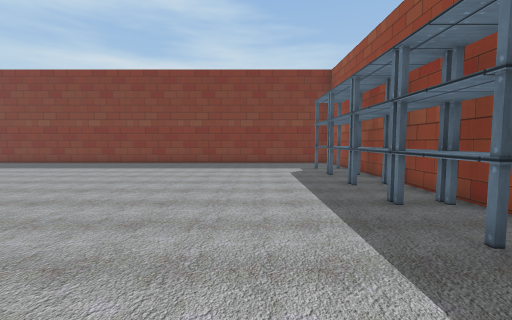
[1] (above)

13 first-person views from a walk through a 3-D level made in the Unity game engine. The camera is 1.2 m above the floor, tilts 4° down and sees 90° across. The floor is counted in squares, 1 m on a side. Each view is taken from the middle of a square. On the plan, view 1 faces up. The plan holds only what a view shows up to about 12 squares ahead; the rest is blank. The player character is not drawn. Some surface patterns are stand-ins.

[2]
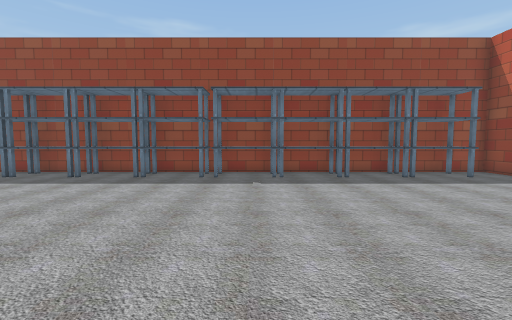

[3]
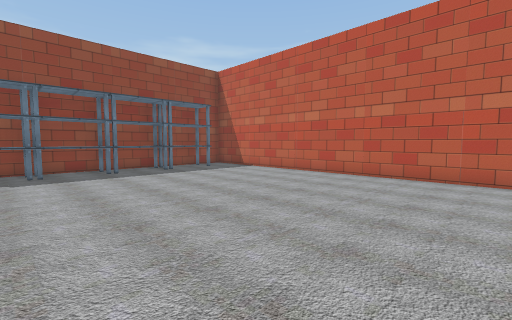

[4]
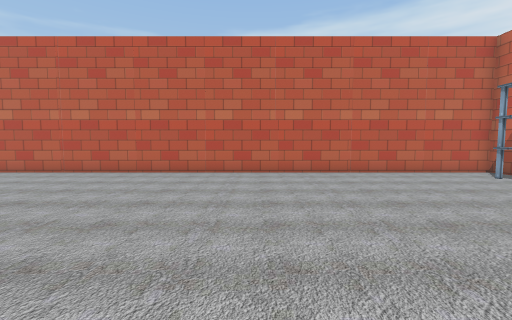

[5]
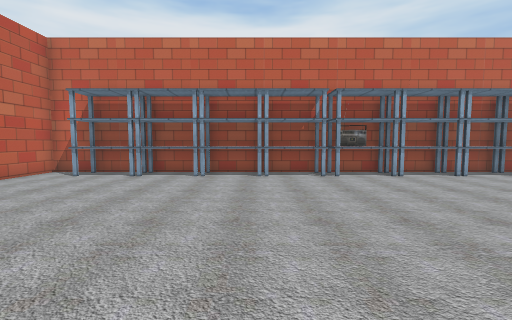

[6]
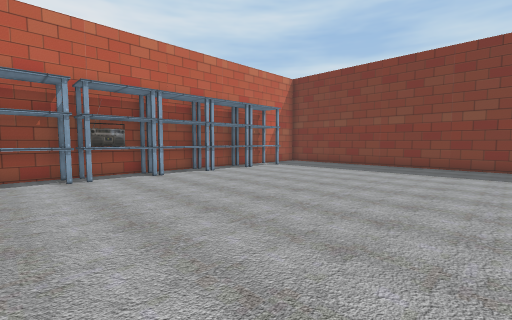

[7]
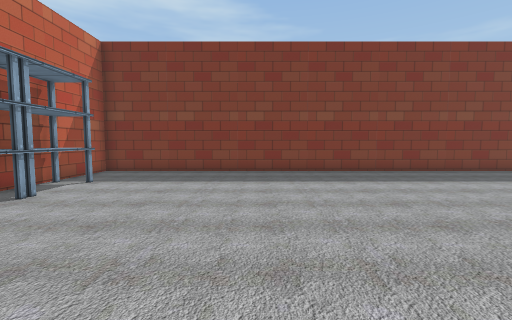

[8]
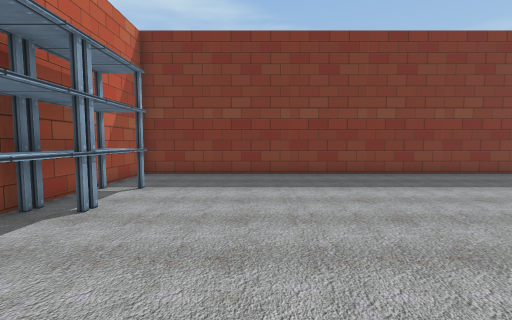

[9]
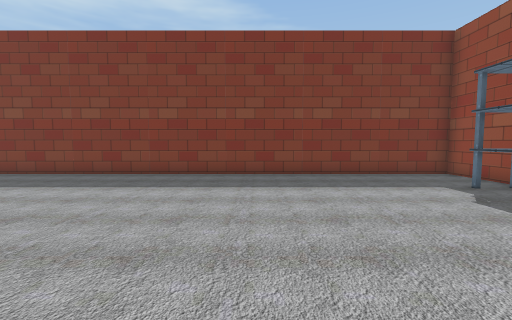

[10]
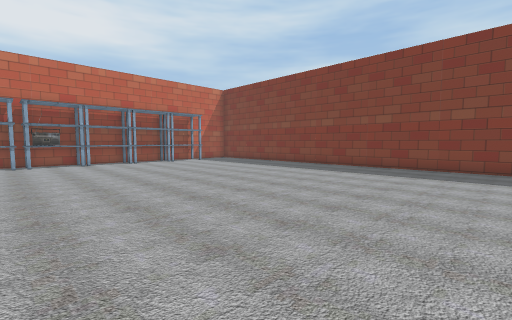

[11]
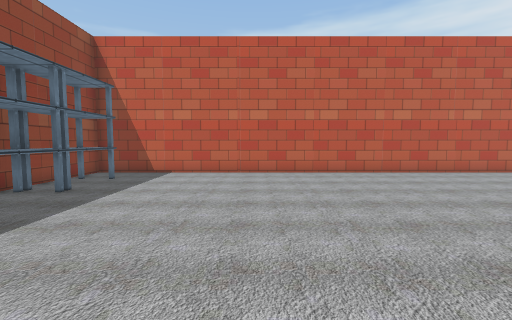

[12]
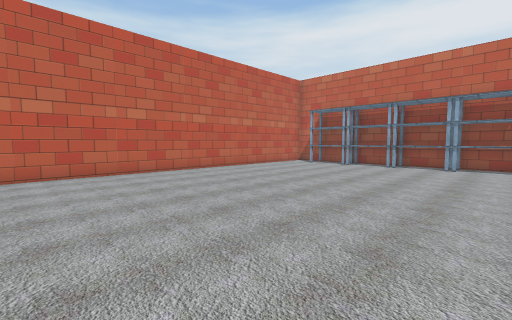

[13]
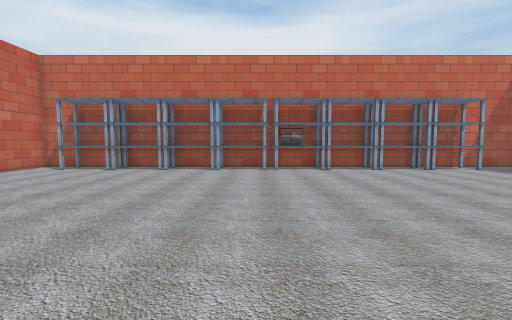

### Floor plan
Points are (right, up) in squares from view 1. A wall is a line through its corners. A room is listed if a view was taken in it or the views show most of it. See-through windows are left out.
Room 1 (views 1, 2, 3, 4, 5, 6, 7, 8, 9, 10, 11, 12, 13)
walls: (-18.2, 0.6) (-18.2, -2.4); (-18.2, 7.5) (-18.2, 2.4); (-18.2, -6.6) (-18.2, -8.1) (4.2, -8.1) (4.2, 14.6) (-18.2, 14.6) (-18.2, 11.4)
objects: other object (-18, -6) to (-17, -5); other object (-18, -4) to (-17, -3); other object (-18, -2) to (-17, 0); other object (-18, 1) to (-17, 2); other object (-18, 6) to (-17, 7); other object (-18, 8) to (-17, 9); other object (-18, 10) to (-17, 12); other object (-17, 3) to (-17, 5); other object (3, -6) to (3, -5); other object (3, -4) to (3, -3); other object (3, -2) to (3, -1); other object (3, 0) to (3, 2); other object (3, 3) to (3, 4); other object (3, 5) to (3, 6); other object (3, 7) to (3, 9); other object (3, 10) to (3, 12)

Positions as (right, up) in squares from view 1, and headings:
1: (0, 0), facing up
2: (-6, 1), facing right
3: (-8, 1), facing down-right
4: (-9, 2), facing down
5: (-8, 0), facing left
6: (-8, 1), facing up-left
7: (-12, 4), facing up
8: (-14, 5), facing up
9: (-3, 5), facing up
10: (-2, 2), facing up-left
11: (-2, 2), facing down
12: (-4, 2), facing down-left
13: (-6, 2), facing left
